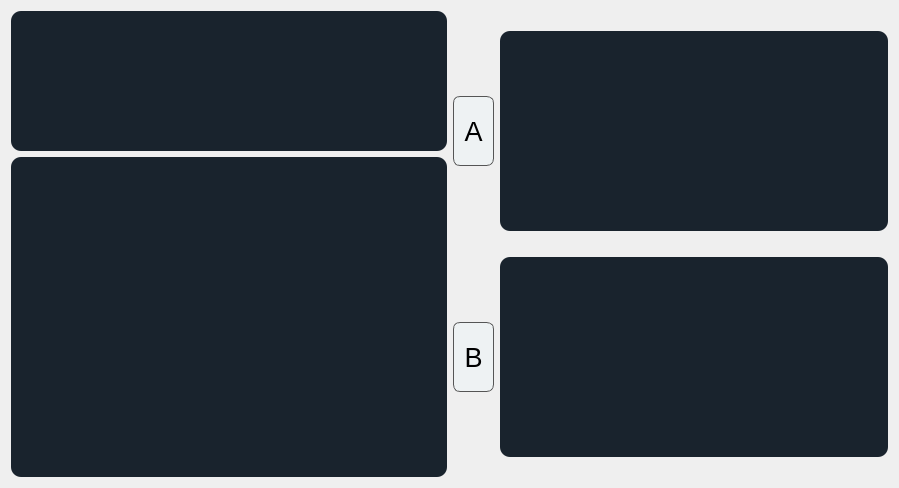
<?xml version="1.0" encoding="UTF-8"?>
<ui version="4.0">
 <class>Form</class>
 <widget class="QWidget" name="Form">
  <property name="geometry">
   <rect>
    <x>0</x>
    <y>0</y>
    <width>899</width>
    <height>488</height>
   </rect>
  </property>
  <property name="windowTitle">
   <string>Form</string>
  </property>
  <layout class="QHBoxLayout" name="horizontalLayout_3">
   <item>
    <layout class="QVBoxLayout" name="verticalLayout_2">
     <item>
      <widget class="QTextEdit" name="txtEdit_preg">
       <property name="minimumSize">
        <size>
         <width>350</width>
         <height>121</height>
        </size>
       </property>
       <property name="maximumSize">
        <size>
         <width>480</width>
         <height>180</height>
        </size>
       </property>
       <property name="styleSheet">
        <string notr="true">  background-color: #19232D;
  border: 0px solid #32414B;
  padding: 0px;
  color: #F0F0F0;
  selection-background-color: #1464A0;
  selection-color: #F0F0F0;

	border-radius: 10;</string>
       </property>
      </widget>
     </item>
     <item>
      <widget class="QLabel" name="bel_pregImage">
       <property name="minimumSize">
        <size>
         <width>350</width>
         <height>320</height>
        </size>
       </property>
       <property name="maximumSize">
        <size>
         <width>480</width>
         <height>800</height>
        </size>
       </property>
       <property name="styleSheet">
        <string notr="true">  background-color: #19232D;
  border: 0px solid #32414B;
  padding: 0px;
  color: #F0F0F0;
  selection-background-color: #1464A0;
  selection-color: #F0F0F0;

	border-radius: 10;</string>
       </property>
       <property name="text">
        <string/>
       </property>
      </widget>
     </item>
    </layout>
   </item>
   <item>
    <layout class="QVBoxLayout" name="verticalLayout">
     <item>
      <layout class="QHBoxLayout" name="horizontalLayout">
       <item>
        <widget class="QPushButton" name="btn_respA">
         <property name="minimumSize">
          <size>
           <width>41</width>
           <height>41</height>
          </size>
         </property>
         <property name="maximumSize">
          <size>
           <width>70</width>
           <height>70</height>
          </size>
         </property>
         <property name="font">
          <font>
           <pointsize>20</pointsize>
          </font>
         </property>
         <property name="styleSheet">
          <string notr="true">background-color:#EEF2F3;
border-radius: 7px;
border: 1px solid #555;</string>
         </property>
         <property name="text">
          <string>A</string>
         </property>
        </widget>
       </item>
       <item>
        <widget class="QTextEdit" name="txtEdit_respA">
         <property name="minimumSize">
          <size>
           <width>380</width>
           <height>180</height>
          </size>
         </property>
         <property name="maximumSize">
          <size>
           <width>600</width>
           <height>200</height>
          </size>
         </property>
         <property name="styleSheet">
          <string notr="true">  background-color: #19232D;
  border: 0px solid #32414B;
  padding: 0px;
  color: #F0F0F0;
  selection-background-color: #1464A0;
  selection-color: #F0F0F0;

	border-radius: 10;</string>
         </property>
        </widget>
       </item>
      </layout>
     </item>
     <item>
      <layout class="QHBoxLayout" name="horizontalLayout_2">
       <item>
        <widget class="QPushButton" name="btn_respB">
         <property name="minimumSize">
          <size>
           <width>41</width>
           <height>41</height>
          </size>
         </property>
         <property name="maximumSize">
          <size>
           <width>70</width>
           <height>70</height>
          </size>
         </property>
         <property name="font">
          <font>
           <pointsize>20</pointsize>
          </font>
         </property>
         <property name="styleSheet">
          <string notr="true">background-color:#EEF2F3;
border-radius: 7px;
border: 1px solid #555;</string>
         </property>
         <property name="text">
          <string>B</string>
         </property>
        </widget>
       </item>
       <item>
        <widget class="QTextEdit" name="txtEdit_respB">
         <property name="minimumSize">
          <size>
           <width>380</width>
           <height>180</height>
          </size>
         </property>
         <property name="maximumSize">
          <size>
           <width>600</width>
           <height>200</height>
          </size>
         </property>
         <property name="styleSheet">
          <string notr="true">  background-color: #19232D;
  border: 0px solid #32414B;
  padding: 0px;
  color: #F0F0F0;
  selection-background-color: #1464A0;
  selection-color: #F0F0F0;

	border-radius: 10;</string>
         </property>
        </widget>
       </item>
      </layout>
     </item>
    </layout>
   </item>
  </layout>
 </widget>
 <resources/>
 <connections/>
</ui>
